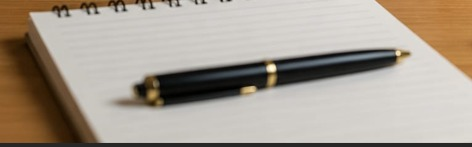
#> input picture IP-PRACTICAL/target.jpeg, 472 x 147 px
$ python Practical9ip.py
#> lines starting #> are read from the running program, lines starting #| are printed output that depends on the picture; after the words box and inside, x2 and y2 are one past the last pixel; in counts of white or black regions, pixels touching at a corner belong together
# import cv2
# import numpy as np

# def detect_object(template_name, input_image_name):

#     # Read template and original image
#     template = cv2.imread(template_name, 0)
#     original_img = cv2.imread(input_image_name)

#     # Check images
#     if template is None:
#         print("Error: Template image not found!")
#         return

#     if original_img is None:
#         print("Error: Original image not found!")
#         return

#     # Convert original image to grayscale
#     gray_img = cv2.cvtColor(original_img, cv2.COLOR_BGR2GRAY)

#     # Get template dimensions
#     h, w = template.shape

#     # Perform template matching
#     result = cv2.matchTemplate(
#         gray_img,
#         template,
#         cv2.TM_CCOEFF_NORMED
#     )

#     # Find best matching location
#     min_val, max_val, min_loc, max_loc = cv2.minMaxLoc(result)

#     print("Matching Score:", max_val)

#     # Set threshold
#     threshold = 0.5

#     # Copy original image
#     output = original_img.copy()

#     # Check whether object is detected
#     if max_val >= threshold:

#         # Get top-left corner
#         top_left = max_loc

#         # Get bottom-right corner
#         bottom_right = (
#             top_left[0] + w,
#             top_left[1] + h
#         )

#         # Draw rectangle
#         cv2.rectangle(
#             output,
#             top_left,
#             bottom_right,
#             (0, 255, 0),
#             4
#         )

#         print("Object detected!")

#     else:
#         print("Object not detected!")

#     # Resize for display
#     max_width = 800
#     max_height = 600

#     height, width = output.shape[:2]

#     scale = min(
#         max_width / width,
#         max_height / height
#     )

#     new_width = int(width * scale)
#     new_height = int(height * scale)

#     display_output = cv2.resize(
#         output,
#         (new_width, new_height)
#     )

#     # Display result
#     cv2.namedWindow(
#         "Detected Object",
#         cv2.WINDOW_NORMAL
#     )

#     cv2.resizeWindow(
#         "Detected Object",
#         new_width,
#         new_height
#     )

#     cv2.imshow(
#         "Detected Object",
#         display_output
#     )

#     cv2.waitKey(0)
#     cv2.destroyAllWindows()


# # Enter image names only
# template_name = input("Enter template image name: ")
# input_image_name = input("Enter original image name: ")

# # Detect object
# detect_object(
#     template_name,
#     input_image_name
# )
import cv2
import numpy as np

def detect_object(template_path, input_image_path):

    # Read the template and input image
#> called with template_path = 'target.jpeg', input_image_path = 'desk.jpeg'
    template = cv2.imread(template_path, 0)
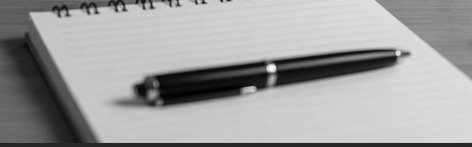
#> template: shape (147, 472); min 0, max 253, mean 159.4
    img = cv2.imread(input_image_path)
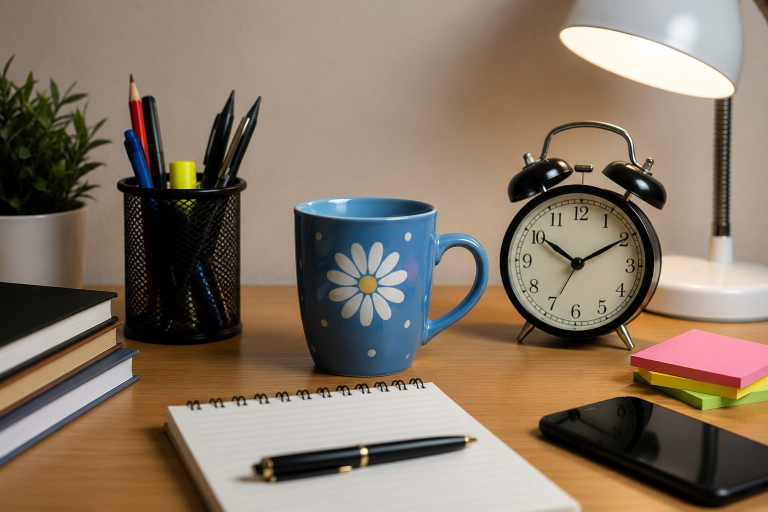
#> input picture IP-PRACTICAL/desk.jpeg, 1536 x 1024 px (shown at 1/2 size)
#> img is the input picture: shape (1024, 1536, 3); mean B, G, R 101.6, 118.7, 134.6

    # Check if images are loaded correctly
    if template is None:
        print("Error: Template image not found!")
        return

    if img is None:
        print("Error: Input image not found!")
        return

    # Convert input image to grayscale
    gray_img = cv2.cvtColor(img, cv2.COLOR_BGR2GRAY)
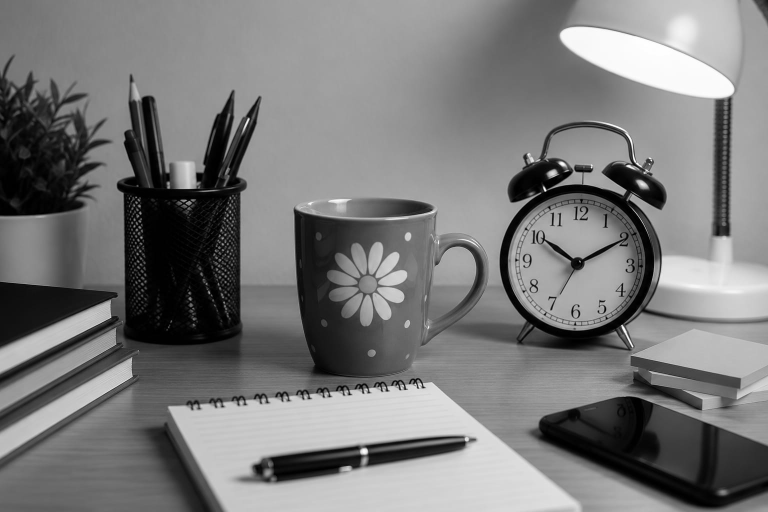
#> gray_img: shape (1024, 1536) (shown at 1/2 size); min 0, max 255, mean 121.5

    # Get width and height of template
    w, h = template.shape[::-1]
#> w = 472; h = 147

    # Perform template matching
    res = cv2.matchTemplate(
        gray_img,
        template,
        cv2.TM_CCOEFF_NORMED
    )
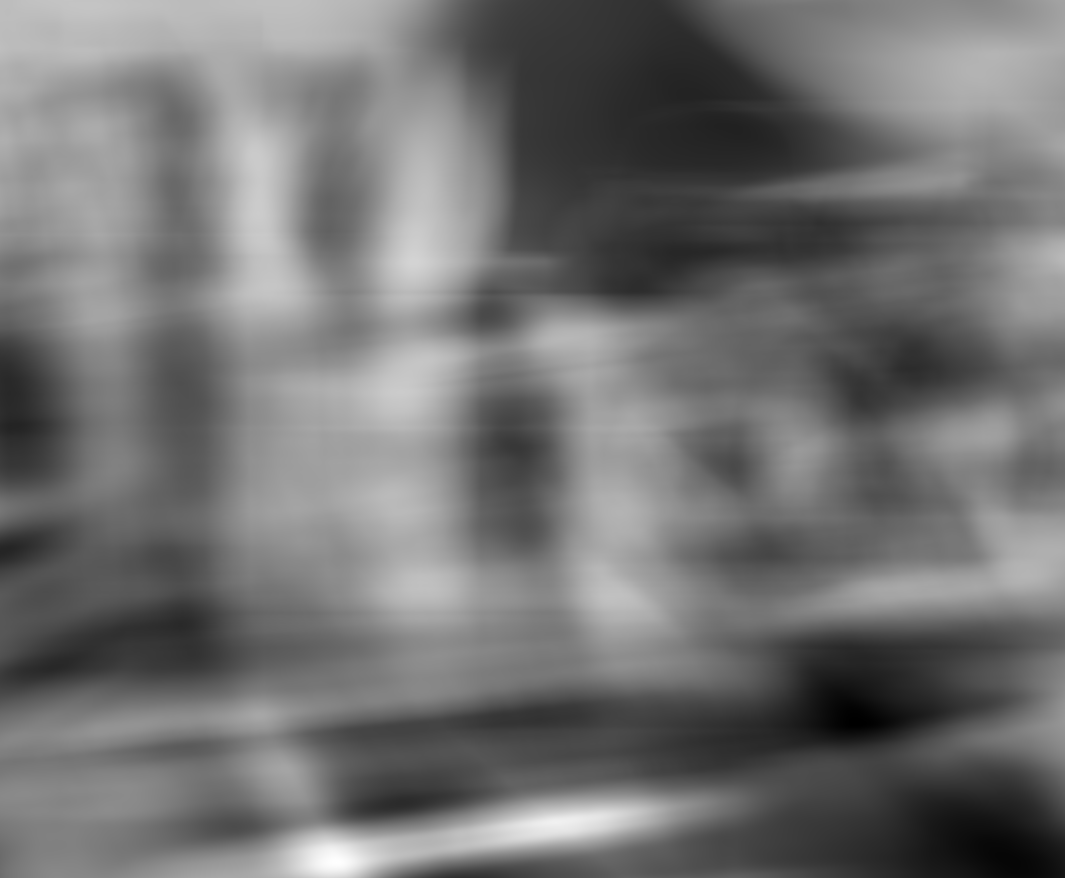
#> res: shape (878, 1065) float32; min -0.43, max 0.605, mean 0.0326; drawn with min black and max white

    # Set matching threshold
    threshold = 0.6

    # Find locations where match is above threshold
    loc = np.where(res >= threshold)
#> loc = 34 positions, rows 859 to 863, columns 332 to 340

    # Count detected objects
    count = 0

    # Draw rectangles around detected objects
    for pt in zip(*loc[::-1]):
        cv2.rectangle(
            img,
            pt,
            (pt[0] + w, pt[1] + h),
            (0, 255, 255),
            2
        )
        count += 1
#> this loop made 34 passes
#> pt on passes 1 to 12: (335, 859), (336, 859), (333, 860), (334, 860), (335, 860), (336, 860), (337, 860), (338, 860), (339, 860), (332, 861), (333, 861), (334, 861)
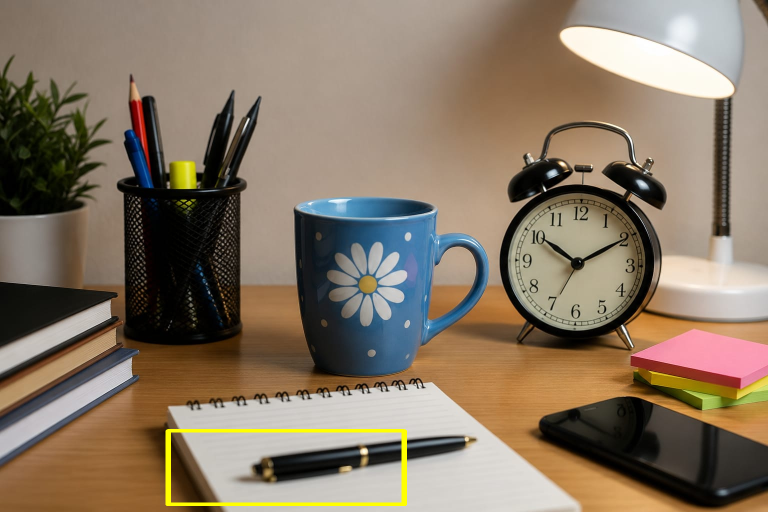
#> img: shape (1024, 1536, 3) (shown at 1/2 size); 0.62% of pixels changed, all inside (x1, y1, x2, y2) = (331, 858, 814, 1012)
#> after the loop, count = 34

    # Print detected object count
    print("Number of detected objects:", count)
#| Number of detected objects: 34

    # Print original image size
    height, width = img.shape[:2]
#> height = 1024; width = 1536
    print("Original Image Size:", width, "x", height)
#| Original Image Size: 1536 x 1024

    # Resize image for display
    display_width = 600
    display_height = 400

    resized_img = cv2.resize(
        img,
        (display_width, display_height)
    )
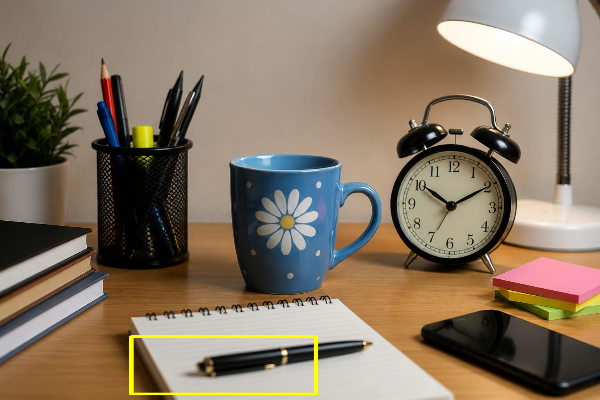
#> resized_img: shape (400, 600, 3); mean B, G, R 100.7, 119.2, 135.1

    # Display detected image
    cv2.imshow("CS24086 Detected Objects", resized_img)

    cv2.waitKey(0)
    cv2.destroyAllWindows()


# Path to template image
template_path = "target.jpeg"

# Path to input image
input_image_path = "desk.jpeg"

# Detect object
detect_object(template_path, input_image_path)
